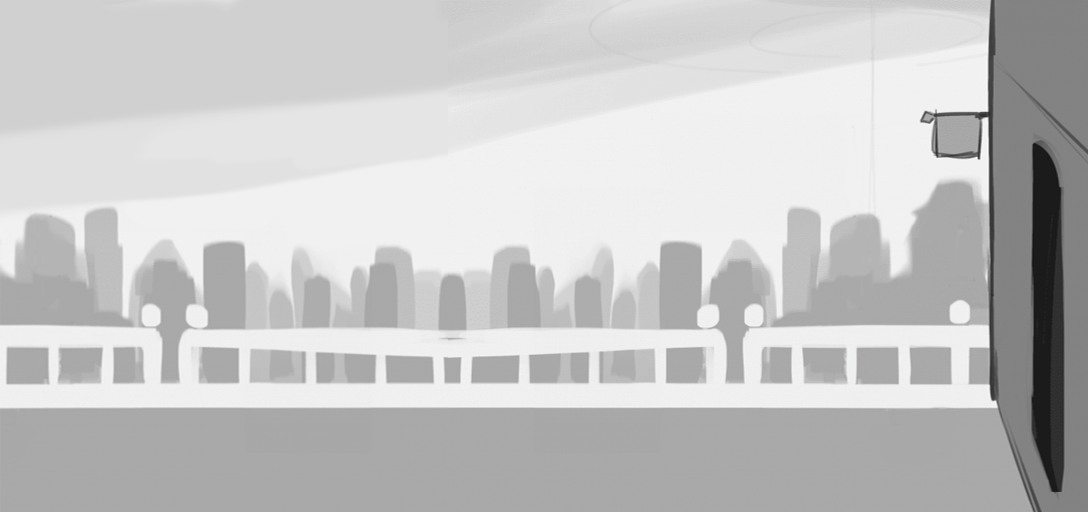

This is a level from a 2D game, rendered from its Tiled map with the project's own tilesets. A one-line summary and the complete map file follow:
An orthogonal 34x16 tile map with 32x32 px tiles, 1 tile layer (Tile Layer 1), 2 tilesets.

<map version="1.10" tiledversion="1.10.2" orientation="orthogonal" renderorder="right-down" width="34" height="16" tilewidth="32" tileheight="32" infinite="0" nextlayerid="2" nextobjectid="1">
 <tileset firstgid="1" source="LeisaMap.tsx" />
 <tileset firstgid="321" source="LeisaMapLoop.tsx" />
 <layer id="1" name="Tile Layer 1" width="34" height="16">
  <data encoding="csv">
321,322,323,324,325,326,327,328,329,330,331,332,333,334,1,2,3,4,5,6,7,8,9,10,11,12,13,14,15,16,17,18,19,20,
335,336,337,338,339,340,341,342,343,344,345,346,347,348,21,22,23,24,25,26,27,28,29,30,31,32,33,34,35,36,37,38,39,40,
349,350,351,352,353,354,355,356,357,358,359,360,361,362,41,42,43,44,45,46,47,48,49,50,51,52,53,54,55,56,57,58,59,60,
363,364,365,366,367,368,369,370,371,372,373,374,375,376,61,62,63,64,65,66,67,68,69,70,71,72,73,74,75,76,77,78,79,80,
377,378,379,380,381,382,383,384,385,386,387,388,389,390,81,82,83,84,85,86,87,88,89,90,91,92,93,94,95,96,97,98,99,100,
391,392,393,394,395,396,397,398,399,400,401,402,403,404,101,102,103,104,105,106,107,108,109,110,111,112,113,114,115,116,117,118,119,120,
405,406,407,408,409,410,411,412,413,414,415,416,417,418,121,122,123,124,125,126,127,128,129,130,131,132,133,134,135,136,137,138,139,140,
419,420,421,422,423,424,425,426,427,428,429,430,431,432,141,142,143,144,145,146,147,148,149,150,151,152,153,154,155,156,157,158,159,160,
433,434,435,436,437,438,439,440,441,442,443,444,445,446,161,162,163,164,165,166,167,168,169,170,171,172,173,174,175,176,177,178,179,180,
447,448,449,450,451,452,453,454,455,456,457,458,459,460,181,182,183,184,185,186,187,188,189,190,191,192,193,194,195,196,197,198,199,200,
461,462,463,464,465,466,467,468,469,470,471,472,473,474,201,202,203,204,205,206,207,208,209,210,211,212,213,214,215,216,217,218,219,220,
475,476,477,478,479,480,481,482,483,484,485,486,487,488,221,222,223,224,225,226,227,228,229,230,231,232,233,234,235,236,237,238,239,240,
489,490,491,492,493,494,495,496,497,498,499,500,501,502,241,242,243,244,245,246,247,248,249,250,251,252,253,254,255,256,257,258,259,260,
503,504,505,506,507,508,509,510,511,512,513,514,515,516,261,262,263,264,265,266,267,268,269,270,271,272,273,274,275,276,277,278,279,280,
517,518,519,520,521,522,523,524,525,526,527,528,529,530,281,282,283,284,285,286,287,288,289,290,291,292,293,294,295,296,297,298,299,300,
531,532,533,534,535,536,537,538,539,540,541,542,543,544,301,302,303,304,305,306,307,308,309,310,311,312,313,314,315,316,317,318,319,320
</data>
 </layer>
</map>